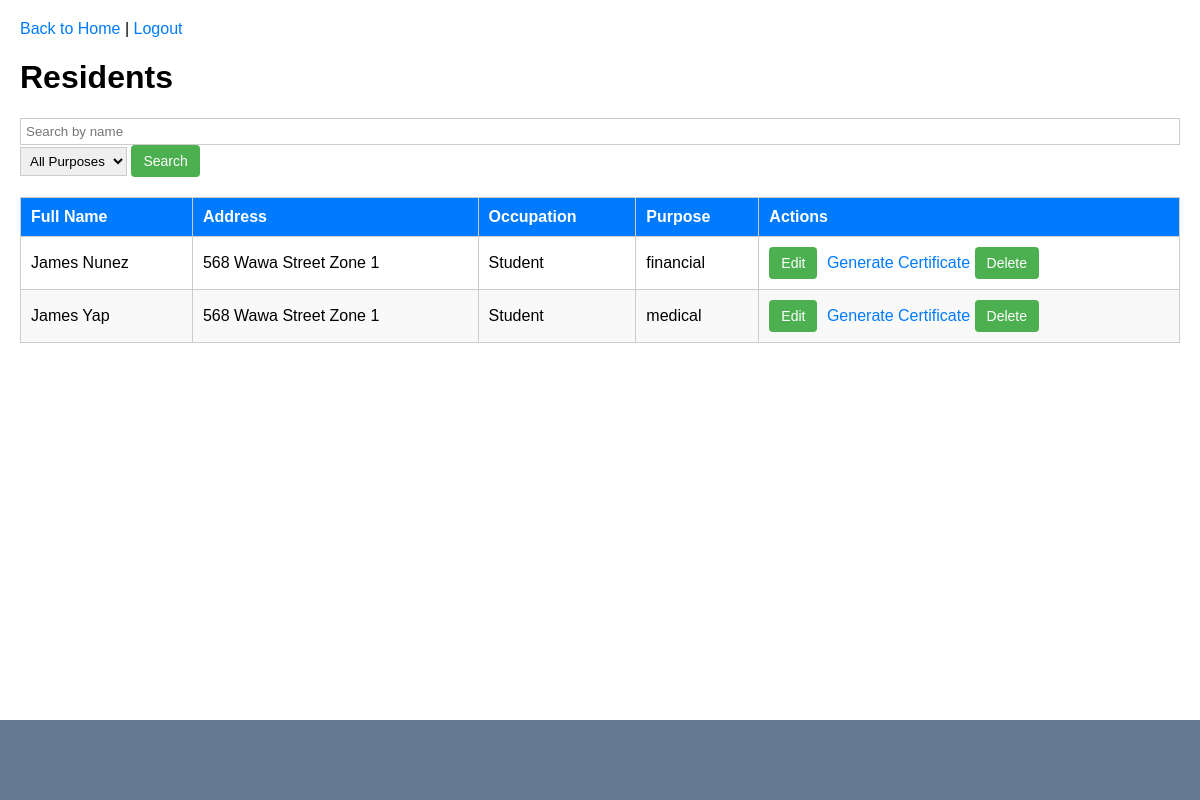
/residents, run on an earlier commit of the app's database.
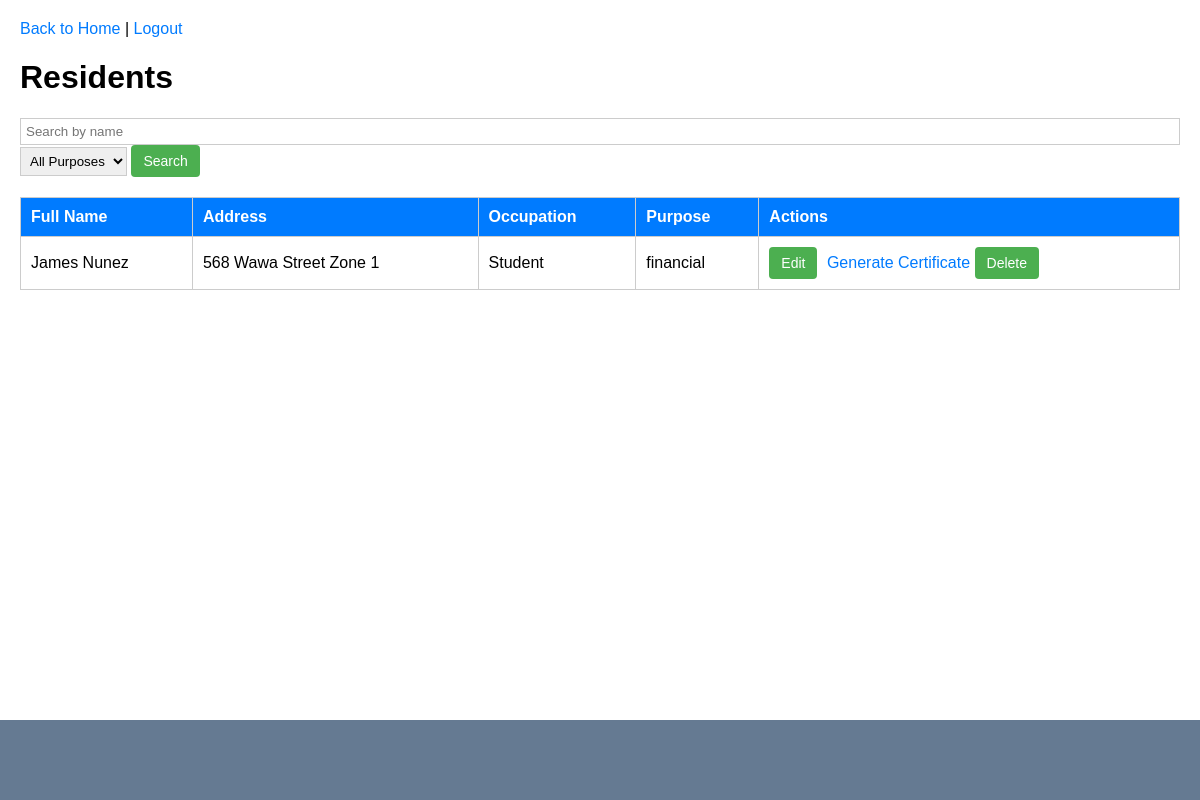
And on a later commit of the database.
### app.py (models this page shows, shortened)
class Resident(db.Model):
    id = db.Column(db.Integer, primary_key=True)
    full_name = db.Column(db.String(100), nullable=False)
    address = db.Column(db.String(200), nullable=False)
    occupation = db.Column(db.String(100), nullable=False)
    purpose = db.Column(db.String(200), nullable=False)
    date_requested = db.Column(db.DateTime, nullable=False, default=datetime.utcnow)
    date_issued = db.Column(db.DateTime)
    status = db.Column(db.String(20), default='pending')  # 'pending', 'approved', 'rejected'

### app.py (the view)
@app.route('/residents', methods=['GET'])
def index():
    query = request.args.get('query', '')
    purpose_filter = request.args.get('purpose', '')
    residents = Resident.query.filter_by(status="approved")
    if query:
        residents = residents.filter(Resident.full_name.contains(query))
    if purpose_filter:
        residents = residents.filter(Resident.purpose == purpose_filter)
    residents = residents.all()
    purposes = [purpose[0] for purpose in db.session.query(Resident.purpose).distinct().all()]
    return render_template(
        'index.html',
        residents=residents,
        query=query,
        purpose_filter=purpose_filter,
        purposes=purposes,
    )

### app.py (called while the page is built)
@app.before_request
def restrict_access():
    if current_user.is_authenticated:
        restricted_routes = {
            'admin': [],
            'user': ['manage_users'],
        }
        if current_user.role not in restricted_routes:
            return
        if request.endpoint in restricted_routes.get(current_user.role, []):
            flash('You are not authorized to access this page.', 'danger')
            return redirect(url_for('home_screen'))

### templates/index.html (shortened to what this page needs)
<!DOCTYPE html>
<html lang="en">
<head>
</head>
<body>
    <div class="header">
        <a href="{{ url_for('home_screen') }}">Back to Home</a> |
        <a href="{{ url_for('logout') }}">Logout</a>
    </div>
    <h1>Residents</h1>
    <form method="GET" action="{{ url_for('index') }}">
        <input type="text" name="query" placeholder="Search by name" value="{{ query }}">
        <select name="purpose">
            <option value="">All Purposes</option>
        </select>
        <button type="submit">Search</button>
    </form>
    <table>
        <thead>
            <tr>
                <th>Full Name</th>
                <th>Address</th>
                <th>Occupation</th>
                <th>Purpose</th>
                <th>Actions</th>
            </tr>
        </thead>
        <tbody id="resident-table">
            {% for resident in residents %}
            <tr id="row-{{ resident.id }}">
                <td>
                    <span class="view-mode">{{ resident.full_name }}</span>
                </td>
                <td>
                    <span class="view-mode">{{ resident.address }}</span>
                </td>
                <td>
                    <span class="view-mode">{{ resident.occupation }}</span>
                </td>
                <td>
                    <span class="view-mode">{{ resident.purpose }}</span>
                </td>
                <td>
                    <button class="edit-btn" onclick="editRow({{ resident.id }})">Edit</button>
                    <a href="{{ url_for('generate', id=resident.id) }}">Generate Certificate</a>
                    <form action="{{ url_for('delete_resident', resident_id=resident.id) }}" method="post" style="display: inline;">
                        <button type="submit" class="btn btn-danger" onclick="return confirm('Are you sure you want to delete this resident?');">
                            Delete
                        </button>
                    </form>
                </td>
            </tr>
            {% endfor %}
        </tbody>
    </table>
    <div class="design"></div>
</body>
</html>

### templates/index.html (style rules this page uses)
a { text-decoration: none; color: #007BFF; }
body { font-family: Arial, sans-serif; margin: 20px; }
button { padding: 8px 12px; background-color: #4CAF50; color: white; border: none; border-radius: 4px; cursor: pointer; font-size: 14px; }
table { width: 100%; border-collapse: collapse; margin-top: 20px; }
th, td { border: 1px solid #ccc; padding: 10px; text-align: left; }
th { background-color: #007BFF; color: white; }
input[type="text"] { padding: 5px; border: 1px solid #ccc; width: 100%; box-sizing: border-box; }
select { padding: 5px; border: 1px solid #ccc; box-sizing: border-box; }
.edit-btn, .save-btn { margin-right: 5px; }
.design { display: flex; justify-content: center; align-items: center; height: 80px; background-color: #00244b9a; position: fixed; bottom: 0; left: 0; width: 100%; margin: 0; padding: 0; z-index: 1000; }

What changed in the data, as far as the page shows it:
removed Resident: full_name "James Yap", address "568 Wawa Street Zone 1", occupation "Student", purpose "medical"
